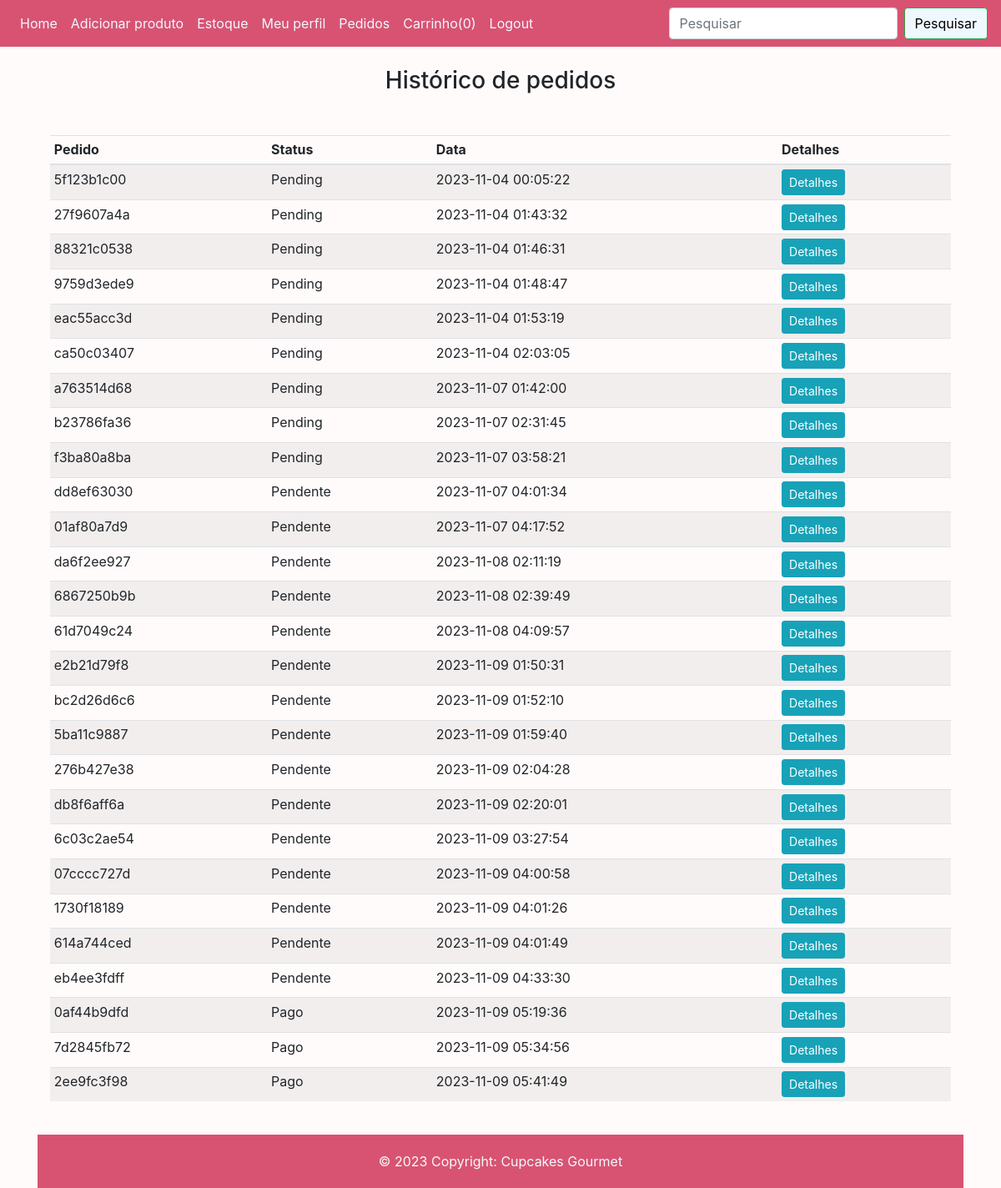
The app's page /allorders (signed in), older data.
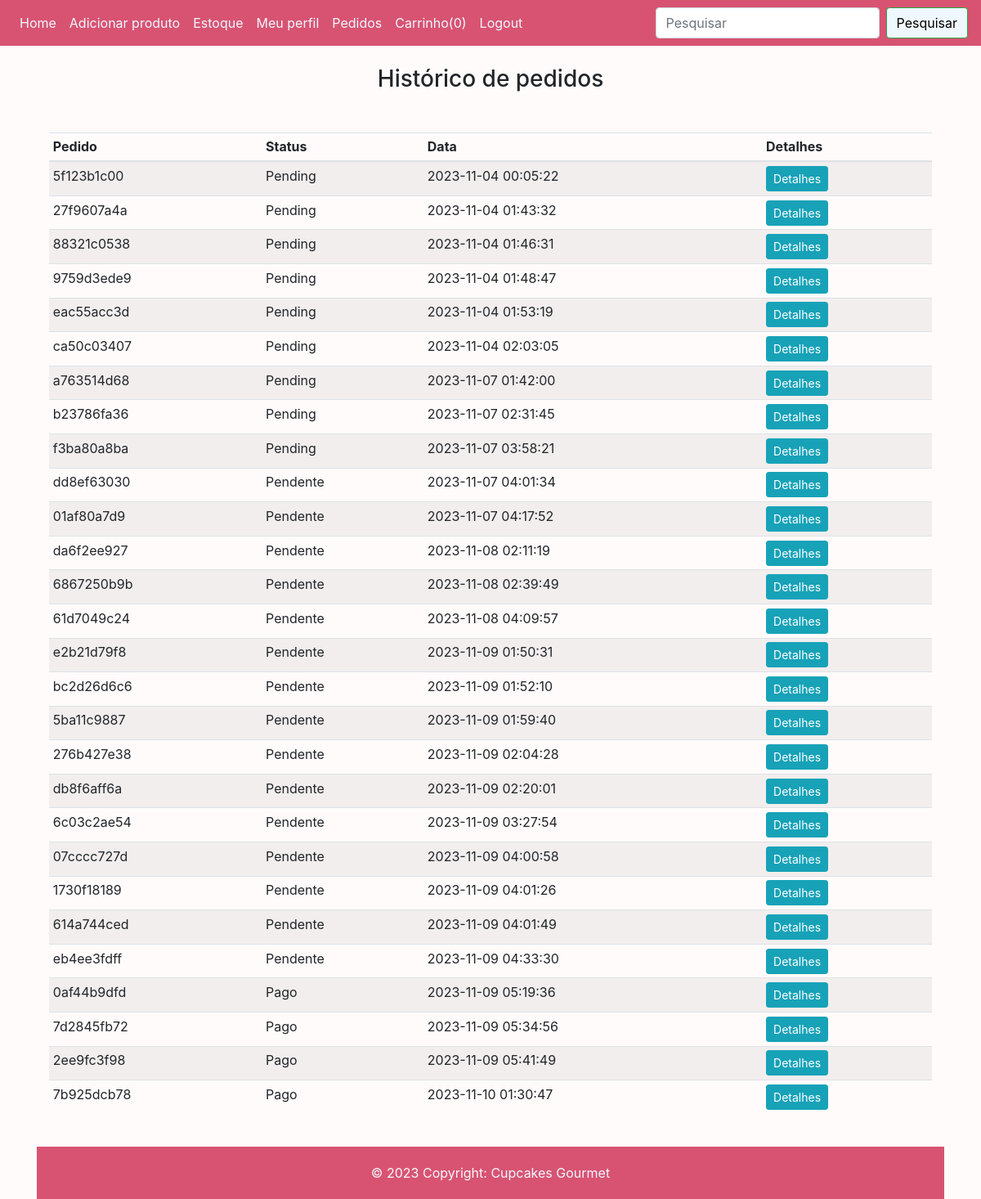
The same page, newer data.
### website/models.py (models this page shows, shortened)
class Order(db.Model):
    id = db.Column(db.Integer, primary_key=True)
    total = db.Column(db.String(20), unique=True, nullable=False) # Identificação do pedido(invoice).
    status = db.Column(db.String(20), default='Pendente', nullable=False)
    userId = db.Column(db.Integer, unique=False, nullable=False)
    date = db.Column(db.DateTime(timezone = True), default=func.now(), nullable=False)
    orders = db.Column(JsonEcodeDict)
    user_id = db.Column(db.Integer, db.ForeignKey('user.id'))

### website/auth.py (the view)
@auth.route('/allorders', methods=['GET', 'POST']) # Histórico de pedidos
@login_required # Decorador que só vai permitir acesso ao logout caso o usuário estiver logado.
def allorders():
    if current_user.is_authenticated:
        customer_id = current_user.id
        orders = Order.query.filter_by(userId=customer_id)
    return render_template('/allorders.html', user=current_user, orders=orders)

### website/models.py (called while the page is built)
    def process_result_value(self, value, dialect):
        if value is None:
            return {}
        else:
            return json.loads(value)

### website/templates/allorders.html
{% extends "base.html" %} {% block title %}Pedidos{% endblock %} {% block
    content %}
    <br />
    <h3 align="center">Histórico de pedidos</h3>
    <div class="container mt-5">
      <table class="table table-sm table-condensed table-striped">
        <thead>
          <th>Pedido</th>
          <th>Status</th>
          <th>Data</th>
          <th>Detalhes</th>
        </thead>
        <tbody>
          {% for orders in orders %}
          <tr>
            <td>{{orders.total}}</td>
            <td>{{orders.status}}</td>
            <td>{{orders.date}}</td>
            <td><a href="{{url_for('auth.userOrders', total=orders.total)}}" class="btn btn-info btn-sm">Detalhes</a></td>
          {% endfor %}
          </tr>
        </tbody>
      </table>
    </div>
    <br />
    <footer class="text-light">
      <div class="text-center" style="background-color: #d85372; padding: 20px;" >
        &copy 2023 Copyright: <a href="#" style="color: aliceblue;">Cupcakes Gourmet</a>
      </div>
    </footer>
    {% endblock %}

### website/templates/base.html (shortened to what this page needs)
<!DOCTYPE html>
<html>
  <head>
    <link
      rel="stylesheet"
      href="https://stackpath.bootstrapcdn.com/bootstrap/4.4.1/css/bootstrap.min.css"
    />
    <link
      rel="stylesheet"
      href="https://stackpath.bootstrapcdn.com/font-awesome/4.7.0/css/font-awesome.min.css"
    />
  </head>
  <body>
    <nav
      class="navbar navbar-expand-lg navbar-light"
      style="background-color: #d85372"
    >
      <div class="collapse navbar-collapse" id="navbar">
        <div class="navbar-nav">
          {%if user.is_authenticated%}
          <a class="nav-item nav-link" id="home" href="/" style="color: aliceblue">Home</a>
          <a class="nav-item nav-link" id="addProduct" href="/addProduct"  style="color: aliceblue">Adicionar produto</a>
          <a class="nav-item nav-link" id="stock" href="/stock"  style="color: aliceblue">Estoque</a>
          <a class="nav-item nav-link" id="user" href="{{url_for('auth.updateuserinfo', id=user.id)}}"  style="color: aliceblue">Meu perfil</a>
          <a class="nav-item nav-link" id="orders" href="{{url_for('auth.allorders')}}"  style="color: aliceblue">Pedidos</a>
          <li class="nav-item">
            <a class="nav-link disable" href="{{url_for('auth.getCart')}}" style="color: aliceblue" tabindex="-1">Carrinho({{session['Shoppingcart']|length}})</a>
          </li>
          <a class="nav-item nav-link" id="logout" href="{{url_for('auth.logout')}}"  style="color: aliceblue" data-toggle="modal" data-target="#modalExemplo">Logout</a>
          {%else %}
          <a class="nav-item nav-link" id="login" href="/login" style="color: aliceblue">Login</a>
          <a class="nav-item nav-link" id="signUp" href="/sign-up" style="color: aliceblue">Cadastre-se</a>
          {% endif %}
        </div>
      </div>
      <form class="form-inline my-2 my-lg-0" action="{{url_for('auth.result')}}">
        {%if user.is_authenticated%}
        <input class="form-control mr-sm-2" type="search" placeholder="Pesquisar" aria-label="Pesquisar" name="q"/>
        <button class="btn btn-outline-success my-2 my-sm-0" type="submit" style="color: rgb(0, 0, 0); background-color: aliceblue">Pesquisar</button>
        {% endif %}
      </form>
    </nav>
    <div class="container">{% block content %} {% endblock %}</div>
  </body>
</html>

### website/templates/base.html (style rules this page uses)
body { background-color: #fffbfb; }

Row changes from the older to the newer data that the page shows:
added Order: total "7b925dcb78", status "Pago", date "2023-11-10 01:30:47"
